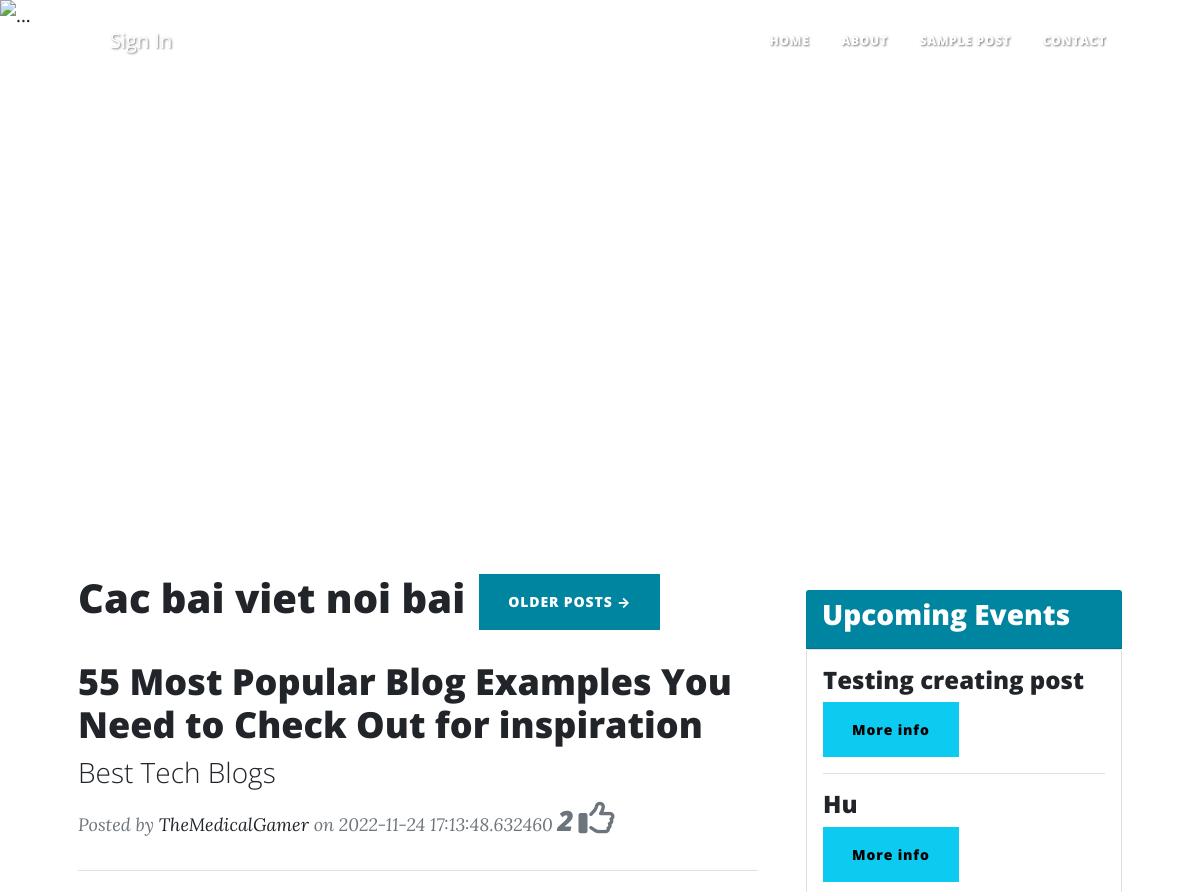
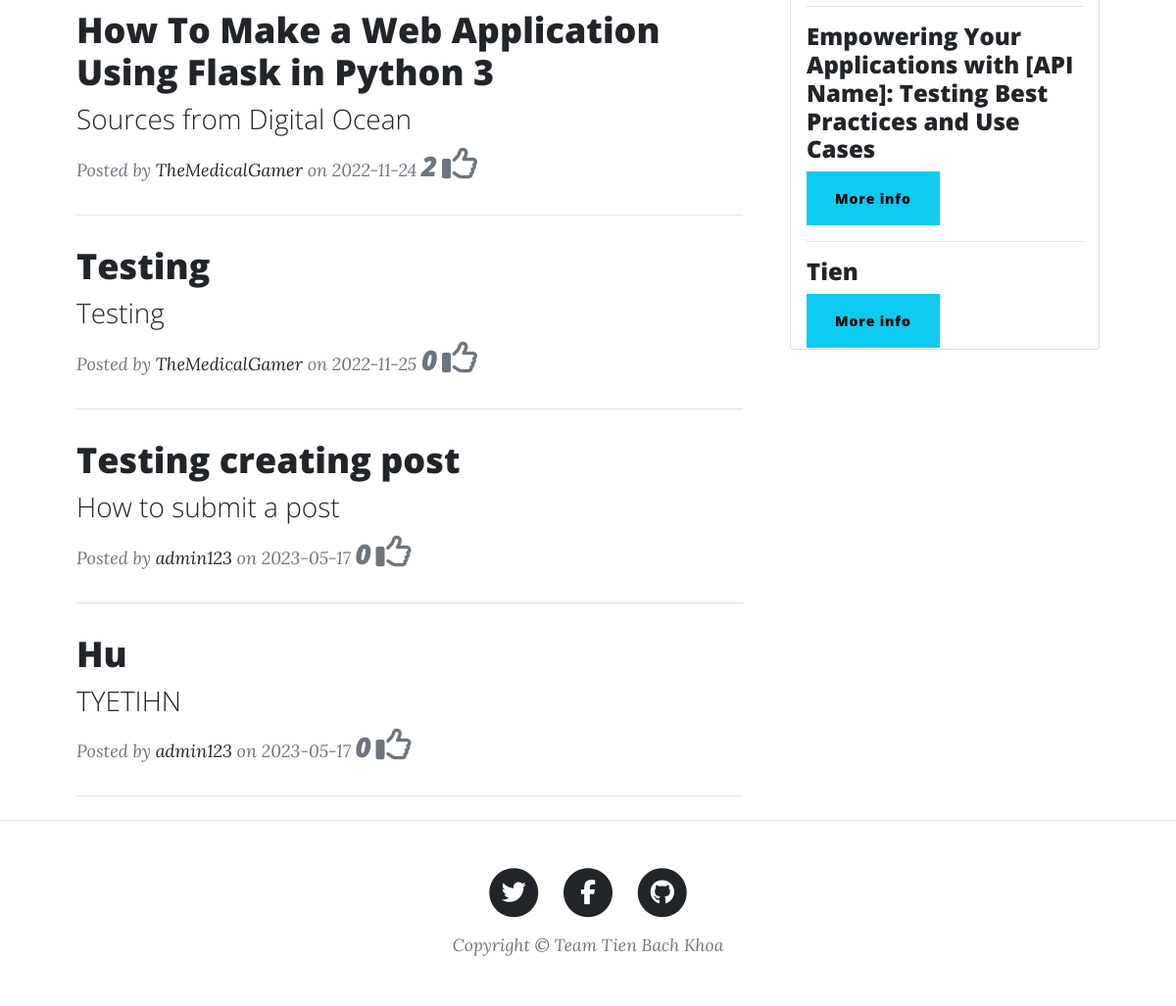
The page / on the database its author committed (2 pictures, top to bottom).
### BetterBlog/modal/models.py (models this page shows, shortened)
class Post(db.Model):
    id = db.Column(db.Integer, primary_key=True)
    title = db.Column(db.String(250), unique=True, nullable=False)
    subtitle = db.Column(db.String(250), nullable=False)
    date_created = db.Column(db.String(150), default=datetime.today())
    body = db.Column(db.Text, nullable=False)
    author = db.Column(db.Integer, db.ForeignKey('user.id', ondelete="CASCADE"), nullable=False)
    img_url = db.Column(db.String(250), nullable=False)
    comments = db.relationship('Comment', backref='post', passive_deletes=True)
    likes = db.relationship('Like', backref="post", passive_deletes=True)

### BetterBlog/control/views.py (the view)
@view.route('/')
def getHomePage():
    posts = Post.query.outerjoin(Post.likes).group_by(Post.id).order_by(desc(func.count(Like.id))).limit(5).all()
    name = get_user_name()
    evenPosts = Post.query.filter_by(author="admin123").all()
    return render_template("index.html", all_posts=posts, name=name, eventPosts=evenPosts)

### BetterBlog/control/views.py (called while the page is built)
def get_user_name():
    if current_user.is_authenticated:
        return current_user.username
    return "GUEST"

### BetterBlog/templates/index.html (shortened to what this page needs)
{% include "header.html" %}
<header>
    <div class="carousel slide" data-bs-ride="carousel" id="carouselExampleControls">
        <div class="carousel-inner">
            <div class="carousel-item active">
                <a>
                    <img alt="..."
                         class="d-block w-100" id="carouselContents"
                         src="https://images.pexels.com/photos/674010/pexels-photo-674010.jpeg?cs=srgb&dl=pexels-anjana-c-674010.jpg&fm=jpg">
                </a>
            </div>
        </div>
        <button class="carousel-control-prev" data-bs-slide="prev" data-bs-target="#carouselExampleControls"
                type="button">
            <span><i aria-hidden="true" class="fa fa-angle-left"></i></span>
        </button>
        <button class="carousel-control-next" data-bs-slide="next" data-bs-target="#carouselExampleControls"
                type="button">
            <span><i aria-hidden="true" class="fa fa-angle-right"></i></span>
        </button>
    </div>
</header>
<div class="container px-4 px-lg-5">
    <div class="row gx-4 gx-lg-5">
        <div class="col-md-5 col-lg-6 col-xl-8">
            <div class="d-flex mt-4">
                <h1> Cac bai viet noi bai </h1>
                <a class="btn btn-primary text-uppercase" href="{{url_for('views.getAllPost')}}"
                   style="margin-left:1em;"> Older Posts
                    →</a>
            </div>
            {% for post in all_posts %}
            <div class="lazy post-preview">
                <a href="post/{{post.id}}">
                    <h2 class="post-title">{{post.title}}</h2>
                    <h3 class="post-subtitle">{{post.subtitle}}</h3>
                </a>
                <p class="post-meta">
                    Posted by
                    <a href="#!">{{post.author}}</a>
                    on {{post.date_created}} <span class="h3">{{post.likes|length}}</span>&nbsp<i
                        class="fa-regular fa-thumbs-up fa-2x"></i>
                </p>
            </div>
            <hr class="my-4"/>
            {% endfor %}
        </div>
        <div class="col-md-5 col-lg-4 col-xl-4" style="margin-top:2em;">
            <div class="card-header bg-primary text-white">
                <h3 class="card-title">Upcoming Events</h3>
            </div>
            <div class="card" style="height: 600px; overflow: auto;width:auto;">
                <div class="card-body">
                    {% for event in eventPosts %}
                    <div class="event-card">
                        <h4 class="event-title">{{ event.title }}</h4>
                        <a class="btn btn-info" href="{{ url_for('views.get_post', post_id=event.id) }}">More info</a>
                        <hr/>
                    </div>
                    {% endfor %}
                </div>
            </div>
        </div>
    </div>
</div>
{% include "footer.html" %}

### BetterBlog/templates/header.html (shortened to what this page needs)
<!DOCTYPE html>
<html lang="en">
<head>
    <link href="https://cdn.jsdelivr.net/npm/bootstrap@5.0.2/dist/css/bootstrap.min.css"
 rel="stylesheet">
    <link href="{{url_for('static',filename='css/styles.css')}}" rel="stylesheet" type="text/css"/>
</head>
<body>
<nav class="navbar navbar-expand-lg navbar-light" id="mainNav">
    <div class="container px-4 px-lg-5">
        <a class="navbar-brand" href="/">
            {% if name == "GUEST" %}
            <a class="nav-link" href="{{ url_for('auth.loginUser') }}">Sign In</a>
            {% else %}
            {{ name.username }}
            <a class="nav-link" href="{{ url_for('views.create_post') }}">Create Post</a>
            <a class="nav-link" href="{{ url_for('auth.logoutUser') }}">Log Out</a>
            {% endif %}
        </a>
        <div class="collapse navbar-collapse" id="navbarResponsive">
            <ul class="navbar-nav ms-auto py-4 py-lg-0">
                <li class="nav-item"><a class="nav-link px-lg-3 py-3 py-lg-4"
                                        href="{{url_for('views.getHomePage')}}">Home</a></li>
                <li class="nav-item"><a class="nav-link px-lg-3 py-3 py-lg-4"
                                        href="{{url_for('views.get_about')}}">About</a></li>
                <li class="nav-item"><a class="nav-link px-lg-3 py-3 py-lg-4"
                                        href="{{url_for('views.show_first_post')}}">Sample Post</a></li>
                <li class="nav-item"><a class="nav-link px-lg-3 py-3 py-lg-4"
                                        href="{{url_for('views.send_contact')}}">Contact</a></li>
            </ul>
        </div>
    </div>
</nav>

### BetterBlog/templates/footer.html (shortened to what this page needs)
        <footer class="border-top">
            <div class="container px-4 px-lg-5">
                <div class="row gx-4 gx-lg-5 justify-content-center">
                    <div class="col-md-10 col-lg-8 col-xl-7">
                        <ul class="list-inline text-center">
                            <li class="list-inline-item">
                                <a href="#!">
                                    <span class="fa-stack fa-lg">
                                        <i class="fas fa-circle fa-stack-2x"></i>
                                        <i class="fab fa-twitter fa-stack-1x fa-inverse"></i>
                                    </span>
                                </a>
                            </li>
                            <li class="list-inline-item">
                                <a href="#!">
                                    <span class="fa-stack fa-lg">
                                        <i class="fas fa-circle fa-stack-2x"></i>
                                        <i class="fab fa-facebook-f fa-stack-1x fa-inverse"></i>
                                    </span>
                                </a>
                            </li>
                            <li class="list-inline-item">
                                <a href="#!">
                                    <span class="fa-stack fa-lg">
                                        <i class="fas fa-circle fa-stack-2x"></i>
                                        <i class="fab fa-github fa-stack-1x fa-inverse"></i>
                                    </span>
                                </a>
                            </li>
                        </ul>
                        <div class="small text-center text-muted fst-italic">Copyright &copy; Team Tien Bach Khoa</div>
                    </div>
                </div>
            </div>
        </footer>
        </body>
        </html>

### rows shown on the page
Post: title "55 Most Popular Blog Examples You Need to Check Out for inspiration", subtitle "Best Tech Blogs", author "TheMedicalGamer", date_created "2022-11-24 17:13:48.632460", likes|length "2"
Post: title "How To Make a Web Application Using Flask in Python 3", subtitle "Sources from Digital Ocean", author "TheMedicalGamer", date_created "2022-11-24", likes|length "2"
Post: title "Testing", subtitle "Testing", author "TheMedicalGamer", date_created "2022-11-25", likes|length "0"
Post: title "Testing creating post", subtitle "How to submit a post", author "admin123", date_created "2023-05-17", likes|length "0"
Post: title "Hu", subtitle "TYETIHN", author "admin123", date_created "2023-05-17", likes|length "0"
Post: title "Empowering Your Applications with [API Name]: Testing Best Practices and Use Cases"
Post: title "Tien"
